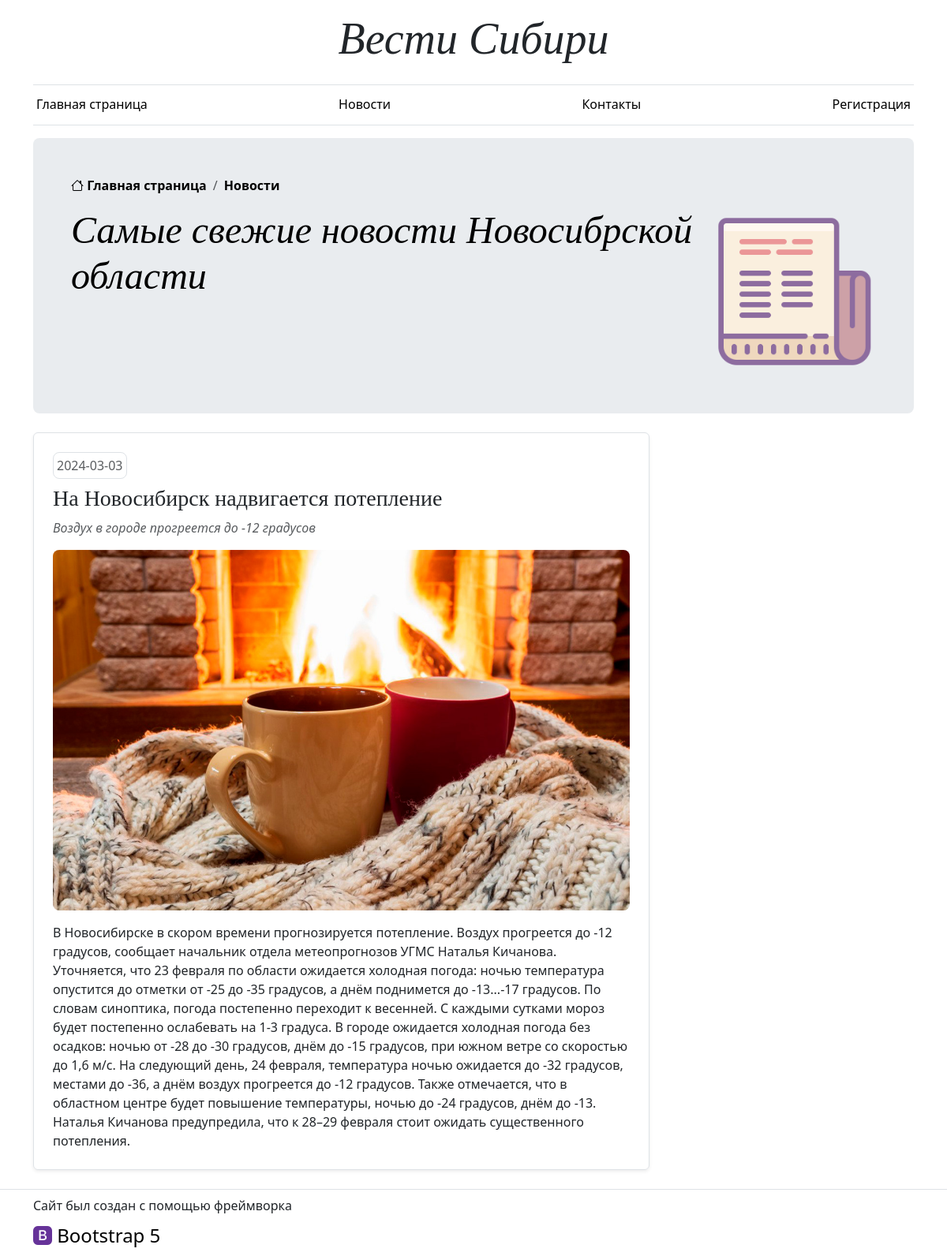
The page /pages/newss.php?id=4 on the database as committed earlier.
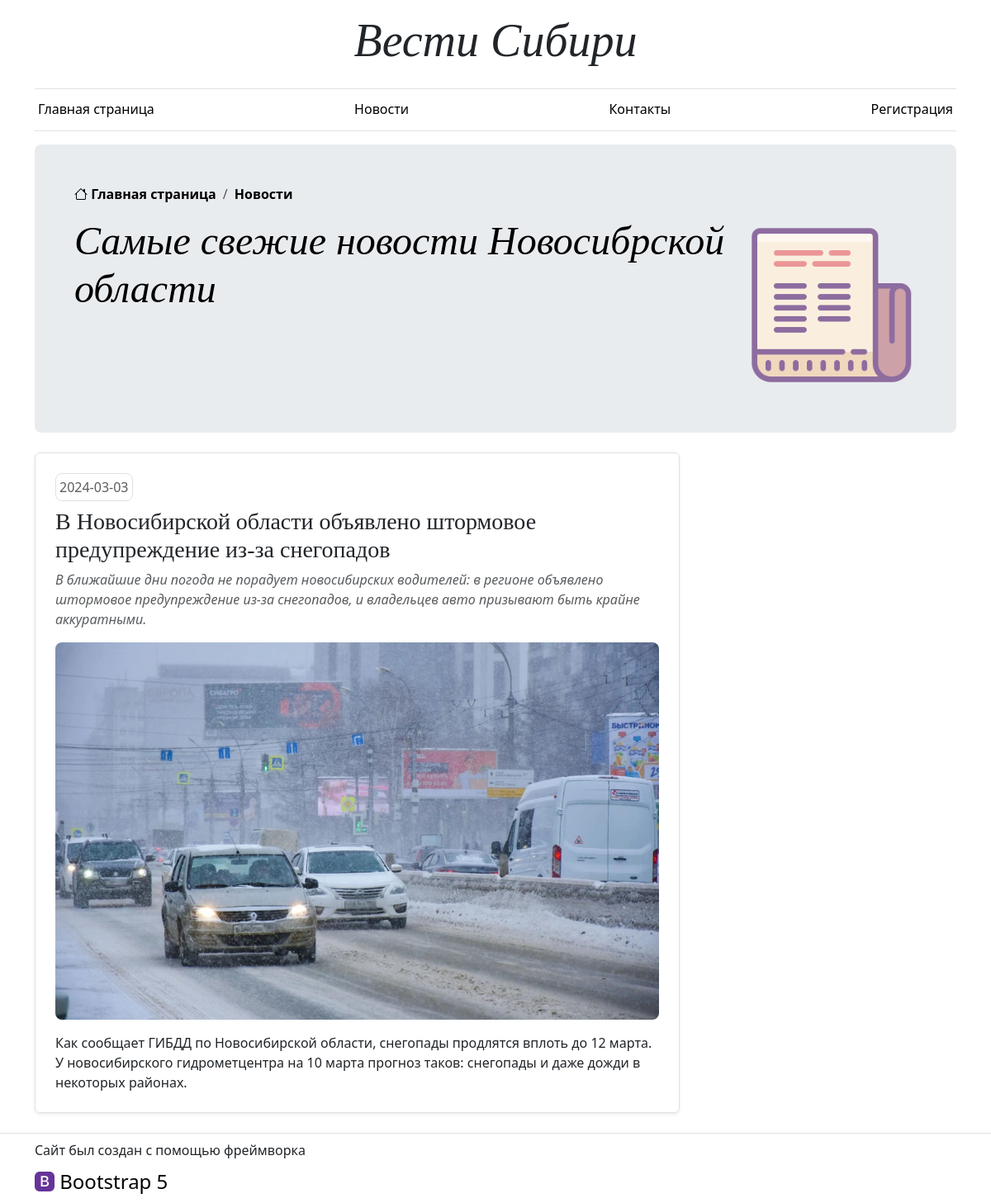
The same page on the database as committed later.
### tables this page shows
CREATE TABLE `news` (
  `id` int(11) UNSIGNED NOT NULL,
  `title` text NOT NULL,
  `preview` text NOT NULL,
  `text` text NOT NULL,
  `date` date NOT NULL,
  `img` varchar(50) NOT NULL
);

### pages/newss.php (the view, shortened to what this page needs)
<!doctype html>
<html lang="ru">
<head>
    <link href="../styles/style.css" rel="stylesheet">
</head>
<div class="container d-none d-md-block">
    <header class="border-bottom lh-1 py-3">
        <div class="row flex-nowrap justify-content-between align-items-center">
            <h1 class="display-4 fst-italic text-center">Вести Сибири</h1>
        </div>
    </header>
</div>
<div class="d-none d-md-block container sticky-top">
    <div class="nav-scroller bg-white py-1 mb-3 border-bottom">
        <nav class="nav nav-underline justify-content-between px-1">
            <a class="nav-item nav-link link-body-emphasis" href="../index.php">Главная страница</a>
            <a class="nav-item nav-link link-body-emphasis" href="news.php">Новости</a>
            <a class="nav-item nav-link link-body-emphasis" href="contacts.php">Контакты</a>
          <?php
            if(isset($_COOKIE['user']) && $_COOKIE['user'] != ''):
              ?>
                <a class="nav-item nav-link link-body-emphasis" href="../scripts/exit.php">Выйти</a>
            <?php else:?>
                <a class="nav-item nav-link link-body-emphasis" href="registration.php">Регистрация</a>
            <?php endif;?>
        </nav>
    </div>
</div>
<div class="container">
    <div class="p-4 p-md-5 mb-4 rounded-lg-5 rounded-3 text-body-emphasis bg-body-secondary">
        <nav aria-label="breadcrumb">
            <ol class="breadcrumb breadcrumb-custom overflow-hidden text-center rounded-3">
                <li class="breadcrumb-item">
                    <a class="link-body-emphasis fw-semibold text-decoration-none" href="../index.php">
                        <i class="bi bi-house"></i>
                        Главная страница
                    </a>
                </li>
                <li class="breadcrumb-item">
                    <a class="link-body-emphasis fw-semibold text-decoration-none" href="news.php">
                        Новости
                    </a>
                </li>
            </ol>
        </nav>
        <div class="d-flex flex-row">
            <div>
                <h3 class="display-5 fst-italic">
                    Самые свежие новости Новосибрской области
                </h3>
            </div>
            <div class="d-lg-flex d-none align-items-center">
                <img src="../icons/news-main.png" class="d-block w-100" alt="...">
            </div>
        </div>
    </div>
</div>
<div class="container">
    <div class="container-news">
      <?php
        $mysqli = new mysqli("localhost", "root", "root", "register-bg");
        $news = 0;
        if (isset($_GET) && isset($_GET["id"])) {
          if ($stmt = $mysqli->prepare("SELECT * FROM news WHERE id = ?")) {
            $stmt->bind_param("i", $_GET["id"]);
            $stmt->execute();
            $news = $stmt->get_result()->fetch_assoc();
          }
          else {
            $news = 0;
          }
        }
        if($news): ?>
        <div class="mb-2">
            <div class="g-0 border rounded overflow-hidden flex-md-row mb-4 shadow-sm h-md-250 position-relative">
                <div class="col p-4 d-flex flex-column">
                    <div class="mb-2 w-fit-content p-1 rounded-3 text-body-secondary border"><?=$news["date"]?></div>
                    <h3 class="mb-2"><?=$news["title"]?></h3>
                    <p><i class="text-body-secondary"><?=$news["preview"]?></i></p>
                    <img src=".<?=$news["img"]?>" class="d-block rounded-lg-5 rounded-3 mb-3 w-100" alt="(((">
                    <p class="card-text"><?=$news["text"]?></p>
                  <?php endif;?>
                </div>
            </div>
        </div>
    </div>
</div>
<footer class="py-2 mt-4 border-top">
    <div class="d-flex container flex-column">
        <div class="mb-2">
            Сайт был создан с помощью фреймворка
        </div>
        <div>
            <a href="https://getbootstrap.com/" class="footer-logo text-black text-decoration-none">
                <i class="bi bi-bootstrap-fill purple-color"></i> Bootstrap 5
            </a>
        </div>
    </div>
</footer>
</body>
</html>

Rows that differ between the two databases and show on the page:
changed news: title "На Новосибирск надвигается потепление" → "В Новосибирской области объявлено штормовое предупреждение из-за снегопадов"; preview "Воздух в городе прогреется до -12 градусов" → "В ближайшие дни погода не порадует новосибирских водителей: в регионе объявлено штормовое предупреждение из-за снегопадов, и владельцев авто призывают быть крайне аккуратными."; img: a different picture; text "В Новосибирске в скором времени прогнозируется потепление. Воздух прогреется до -12 градусов, сообщает начальник отдела метеопрогнозов УГМС Наталья Кичанова. Уточняется, что 23 февраля по области ожидается холодная погода: ночью температура опустится до отметки от -25 до -35 градусов, а днём поднимется до -13...-17 градусов. По словам синоптика, погода постепенно переходит к весенней. С каждыми сутками мороз будет постепенно ослабевать на 1-3 градуса. В городе ожидается холодная погода без осадков: ночью от -28 до -30 градусов, днём до -15 градусов, при южном ветре со скоростью до 1,6 м/с. На следующий день, 24 февраля, температура ночью ожидается до -32 градусов, местами до -36, а днём…" → "Как сообщает ГИБДД по Новосибирской области, снегопады продлятся вплоть до 12 марта. У новосибирского гидрометцентра на 10 марта прогноз таков: снегопады и даже дожди в некоторых районах."
